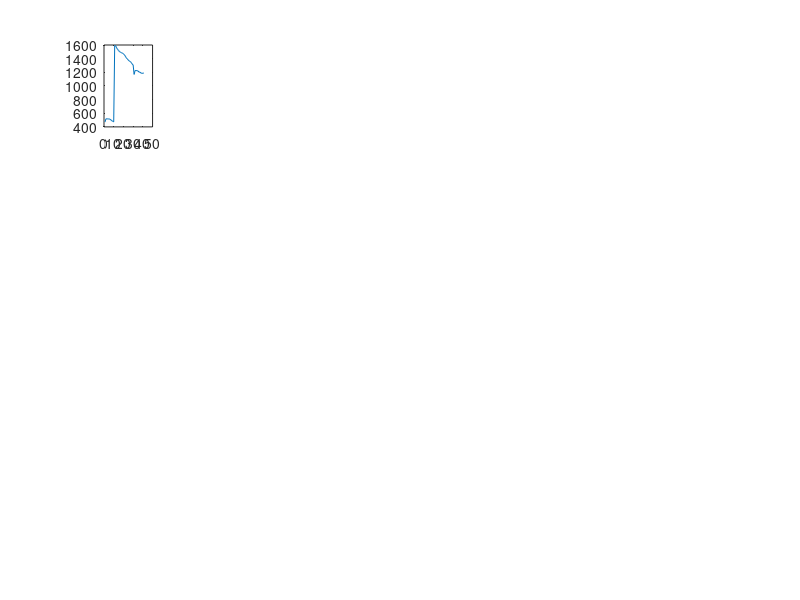

MATLAB code for this plot: (Note: this script raises an error after producing the figure.)
clear;close all;clc
load('Background Intensity Pre Correction.mat','BkrdI')

for i=1:size(BkrdI,1)
    subplot(4,7,i)
    plot(1:41,BkrdI(i,:))
    params(i,:)=fmincon(@(param) PhotobleachCostFn(param,BkrdI(i,:)),[1500 2500 1.01 ...
        1.005 .5 -5],[],[],[],[],[0 0 1 1 0 -inf],[inf inf 1.1 1.1 1 inf]); 
    
    param=params(i,:);
    Icomp=BkrdI(i,:);
    Iex1=param(1);
    Iex2=param(2);
    gamma1=param(3);
    gamma2=param(4);
    fb=param(5);
    kbleach=10^param(6);
    
    fnb=1-fb;
    Ib=0;
    for j=1:length(Icomp)
        if sum(j==[1 11 31])
            gamma=gamma1;
        elseif sum(j==[2 12 32])
            gamma=gamma2;
        else
            gamma=1;
        end
        Iex=(Iex1+(j>10)*Iex2)/gamma;
        Inb=Iex*fnb;
        Ib(j)=Iex*fb*(1 - kbleach*sum(Ib));
        I(j)=Inb+Ib(j);
    end
    hold on
    plot(I)
end